Frame 1 (no input): blank canvas, image omitted
Frame 60 (the mouse pressed at the canvas centre just before this capture): blank canvas, image omitted
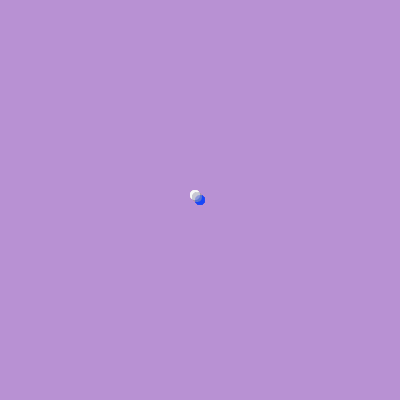
Frame 120 (the mouse held since frame 60 and released just before this capture)

The Processing sketch whose frames 1 and 60 were blank and that drew this single picture after the mouse press (run headless with seeded random() and noise(); from frame 60 on, the mouse is pressed at the canvas centre):

// Processing sketch: processing_180426
// ── processing_180426.pde

void setup() {
  size(400, 400);
  background(#B891D3);
}

void draw() {  
      if (keyPressed) {
        frameRate(45);
        noStroke();
        fill(#fffdaa, 20);
        rect(mouseX-20, mouseY-20, 40, 40, 19);
      }
      else if (mousePressed) {
        frameRate(75);
        noStroke();
        fill(#ffffff, 16);
        ellipse(mouseX - 5, mouseY - 5, 10, 10);
        fill(#9C9DA0, 16);
        ellipse(mouseX - 3, mouseY - 3, 10, 10);
        fill(#0A3DFF, 16);
        ellipse(mouseX, mouseY, 10, 10);
      }
  }
